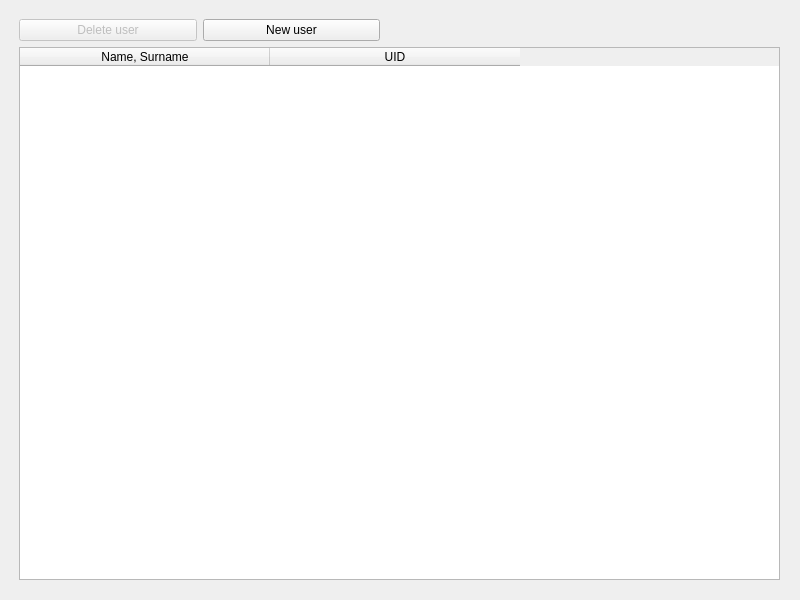
<?xml version="1.0" encoding="UTF-8"?>
<ui version="4.0">
 <class>MainWindow</class>
 <widget class="QMainWindow" name="MainWindow">
  <property name="geometry">
   <rect>
    <x>0</x>
    <y>0</y>
    <width>800</width>
    <height>600</height>
   </rect>
  </property>
  <property name="windowTitle">
   <string>MainWindow</string>
  </property>
  <widget class="QWidget" name="centralwidget">
   <widget class="QWidget" name="verticalLayoutWidget">
    <property name="geometry">
     <rect>
      <x>19</x>
      <y>19</y>
      <width>761</width>
      <height>561</height>
     </rect>
    </property>
    <layout class="QVBoxLayout" name="verticalLayout">
     <item>
      <layout class="QHBoxLayout" name="horizontalLayout">
       <item>
        <widget class="QPushButton" name="removeUser">
         <property name="enabled">
          <bool>false</bool>
         </property>
         <property name="text">
          <string>Delete user</string>
         </property>
         <property name="checkable">
          <bool>false</bool>
         </property>
         <property name="default">
          <bool>false</bool>
         </property>
        </widget>
       </item>
       <item>
        <widget class="QPushButton" name="addUser">
         <property name="text">
          <string>New user</string>
         </property>
        </widget>
       </item>
       <item>
        <spacer name="horizontalSpacer">
         <property name="orientation">
          <enum>Qt::Horizontal</enum>
         </property>
         <property name="sizeType">
          <enum>QSizePolicy::Fixed</enum>
         </property>
         <property name="sizeHint" stdset="0">
          <size>
           <width>400</width>
           <height>20</height>
          </size>
         </property>
        </spacer>
       </item>
      </layout>
     </item>
     <item>
      <widget class="QTableWidget" name="UsersTable">
       <attribute name="horizontalHeaderDefaultSectionSize">
        <number>250</number>
       </attribute>
       <column>
        <property name="text">
         <string>Name, Surname</string>
        </property>
       </column>
       <column>
        <property name="text">
         <string>UID</string>
        </property>
       </column>
      </widget>
     </item>
    </layout>
   </widget>
  </widget>
 </widget>
 <resources/>
 <connections/>
</ui>
